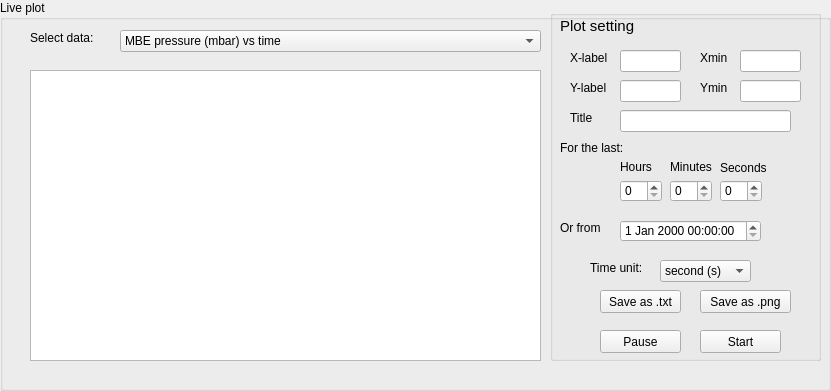
     <widget class="QGroupBox" name="groupBox_10">
      <property name="geometry">
       <rect>
        <x>10</x>
        <y>10</y>
        <width>831</width>
        <height>391</height>
       </rect>
      </property>
      <property name="title">
       <string>Live plot</string>
      </property>
      <widget class="QLabel" name="label_225">
       <property name="geometry">
        <rect>
         <x>30</x>
         <y>30</y>
         <width>81</width>
         <height>16</height>
        </rect>
       </property>
       <property name="text">
        <string>Select data:</string>
       </property>
      </widget>
      <widget class="QComboBox" name="mv_comboBox">
       <property name="geometry">
        <rect>
         <x>120</x>
         <y>30</y>
         <width>421</width>
         <height>22</height>
        </rect>
       </property>
       <item>
        <property name="text">
         <string>MBE pressure (mbar) vs time</string>
        </property>
       </item>
       <item>
        <property name="text">
         <string>MBE+STM pressure (mbar) vs time</string>
        </property>
       </item>
       <item>
        <property name="text">
         <string>T1,T2,T3,T4 vs time</string>
        </property>
       </item>
       <item>
        <property name="text">
         <string>T1,T2,T3,T4,JT,GGS vs time</string>
        </property>
       </item>
      </widget>
      <widget class="QGraphicsView" name="mv_plot">
       <property name="geometry">
        <rect>
         <x>30</x>
         <y>70</y>
         <width>511</width>
         <height>291</height>
        </rect>
       </property>
      </widget>
      <widget class="QGroupBox" name="groupBox_3">
       <property name="geometry">
        <rect>
         <x>550</x>
         <y>10</y>
         <width>271</width>
         <height>351</height>
        </rect>
       </property>
       <property name="title">
        <string/>
       </property>
       <widget class="QGroupBox" name="groupBox_4">
        <property name="geometry">
         <rect>
          <x>0</x>
          <y>-80</y>
          <width>120</width>
          <height>80</height>
         </rect>
        </property>
        <property name="title">
         <string>GroupBox</string>
        </property>
       </widget>
       <widget class="QPushButton" name="mv_pB_pause">
        <property name="geometry">
         <rect>
          <x>50</x>
          <y>320</y>
          <width>81</width>
          <height>23</height>
         </rect>
        </property>
        <property name="text">
         <string>Pause</string>
        </property>
       </widget>
       <widget class="QPushButton" name="mv_pB_start">
        <property name="geometry">
         <rect>
          <x>150</x>
          <y>320</y>
          <width>81</width>
          <height>23</height>
         </rect>
        </property>
        <property name="text">
         <string>Start</string>
        </property>
       </widget>
       <widget class="QLineEdit" name="mv_xlabel">
        <property name="geometry">
         <rect>
          <x>70</x>
          <y>40</y>
          <width>61</width>
          <height>22</height>
         </rect>
        </property>
       </widget>
       <widget class="QLabel" name="label_5">
        <property name="geometry">
         <rect>
          <x>20</x>
          <y>40</y>
          <width>55</width>
          <height>16</height>
         </rect>
        </property>
        <property name="text">
         <string>X-label</string>
        </property>
       </widget>
       <widget class="QLabel" name="label_6">
        <property name="geometry">
         <rect>
          <x>20</x>
          <y>70</y>
          <width>55</width>
          <height>16</height>
         </rect>
        </property>
        <property name="text">
         <string>Y-label</string>
        </property>
       </widget>
       <widget class="QLineEdit" name="mv_ylabel">
        <property name="geometry">
         <rect>
          <x>70</x>
          <y>70</y>
          <width>61</width>
          <height>22</height>
         </rect>
        </property>
       </widget>
       <widget class="QLabel" name="label_7">
        <property name="geometry">
         <rect>
          <x>20</x>
          <y>100</y>
          <width>55</width>
          <height>16</height>
         </rect>
        </property>
        <property name="text">
         <string>Title</string>
        </property>
       </widget>
       <widget class="QLineEdit" name="mv_title">
        <property name="geometry">
         <rect>
          <x>70</x>
          <y>100</y>
          <width>171</width>
          <height>22</height>
         </rect>
        </property>
       </widget>
       <widget class="QLabel" name="label_9">
        <property name="geometry">
         <rect>
          <x>150</x>
          <y>40</y>
          <width>55</width>
          <height>16</height>
         </rect>
        </property>
        <property name="text">
         <string>Xmin</string>
        </property>
       </widget>
       <widget class="QLabel" name="label_12">
        <property name="geometry">
         <rect>
          <x>150</x>
          <y>70</y>
          <width>55</width>
          <height>16</height>
         </rect>
        </property>
        <property name="text">
         <string>Ymin</string>
        </property>
       </widget>
       <widget class="QLineEdit" name="mv_xmin">
        <property name="geometry">
         <rect>
          <x>190</x>
          <y>40</y>
          <width>61</width>
          <height>22</height>
         </rect>
        </property>
       </widget>
       <widget class="QLineEdit" name="mv_ymin">
        <property name="geometry">
         <rect>
          <x>190</x>
          <y>70</y>
          <width>61</width>
          <height>22</height>
         </rect>
        </property>
       </widget>
       <widget class="QSpinBox" name="mv_second">
        <property name="geometry">
         <rect>
          <x>170</x>
          <y>170</y>
          <width>42</width>
          <height>22</height>
         </rect>
        </property>
       </widget>
       <widget class="QLabel" name="label_16">
        <property name="geometry">
         <rect>
          <x>170</x>
          <y>150</y>
          <width>61</width>
          <height>16</height>
         </rect>
        </property>
        <property name="text">
         <string>Seconds</string>
        </property>
       </widget>
       <widget class="QSpinBox" name="mv_hour">
        <property name="geometry">
         <rect>
          <x>70</x>
          <y>170</y>
          <width>42</width>
          <height>22</height>
         </rect>
        </property>
       </widget>
       <widget class="QLabel" name="label_340">
        <property name="geometry">
         <rect>
          <x>10</x>
          <y>130</y>
          <width>81</width>
          <height>16</height>
         </rect>
        </property>
        <property name="text">
         <string>For the last:</string>
        </property>
       </widget>
       <widget class="QLabel" name="label_14">
        <property name="geometry">
         <rect>
          <x>70</x>
          <y>150</y>
          <width>47</width>
          <height>14</height>
         </rect>
        </property>
        <property name="text">
         <string>Hours</string>
        </property>
       </widget>
       <widget class="QSpinBox" name="mv_minutes">
        <property name="geometry">
         <rect>
          <x>120</x>
          <y>170</y>
          <width>42</width>
          <height>22</height>
         </rect>
        </property>
       </widget>
       <widget class="QLabel" name="label_15">
        <property name="geometry">
         <rect>
          <x>120</x>
          <y>150</y>
          <width>47</width>
          <height>14</height>
         </rect>
        </property>
        <property name="text">
         <string>Minutes</string>
        </property>
       </widget>
       <widget class="QLabel" name="label_25">
        <property name="geometry">
         <rect>
          <x>10</x>
          <y>0</y>
          <width>201</width>
          <height>31</height>
         </rect>
        </property>
        <property name="font">
         <font>
          <family>MS Shell Dlg 2</family>
          <pointsize>11</pointsize>
          <weight>9</weight>
          <italic>false</italic>
          <bold>false</bold>
         </font>
        </property>
        <property name="styleSheet">
         <string notr="true">font: 75 11pt &quot;MS Shell Dlg 2&quot;;</string>
        </property>
        <property name="text">
         <string>Plot setting</string>
        </property>
       </widget>
       <widget class="QDateTimeEdit" name="mv_date">
        <property name="geometry">
         <rect>
          <x>70</x>
          <y>210</y>
          <width>141</width>
          <height>22</height>
         </rect>
        </property>
       </widget>
       <widget class="QLabel" name="label_230">
        <property name="geometry">
         <rect>
          <x>10</x>
          <y>210</y>
          <width>51</width>
          <height>16</height>
         </rect>
        </property>
        <property name="text">
         <string>Or from</string>
        </property>
       </widget>
       <widget class="QLabel" name="label_258">
        <property name="geometry">
         <rect>
          <x>10</x>
          <y>240</y>
          <width>51</width>
          <height>16</height>
         </rect>
        </property>
        <property name="text">
         <string/>
        </property>
       </widget>
       <widget class="QPushButton" name="mv_pB_save_as_txt">
        <property name="geometry">
         <rect>
          <x>50</x>
          <y>280</y>
          <width>81</width>
          <height>23</height>
         </rect>
        </property>
        <property name="text">
         <string>Save as .txt</string>
        </property>
       </widget>
       <widget class="QPushButton" name="mv_pB_save_as_png">
        <property name="geometry">
         <rect>
          <x>150</x>
          <y>280</y>
          <width>91</width>
          <height>23</height>
         </rect>
        </property>
        <property name="text">
         <string>Save as .png</string>
        </property>
       </widget>
       <widget class="QLabel" name="label_238">
        <property name="geometry">
         <rect>
          <x>40</x>
          <y>250</y>
          <width>61</width>
          <height>16</height>
         </rect>
        </property>
        <property name="text">
         <string>Time unit:</string>
        </property>
       </widget>
       <widget class="QComboBox" name="mv_unit_select">
        <property name="geometry">
         <rect>
          <x>110</x>
          <y>250</y>
          <width>91</width>
          <height>22</height>
         </rect>
        </property>
        <item>
         <property name="text">
          <string>second (s)</string>
         </property>
        </item>
        <item>
         <property name="text">
          <string>minute (m)</string>
         </property>
        </item>
        <item>
         <property name="text">
          <string>hour (h)</string>
         </property>
        </item>
        <item>
         <property name="text">
          <string>day (d)</string>
         </property>
        </item>
       </widget>
      </widget>
     </widget>
